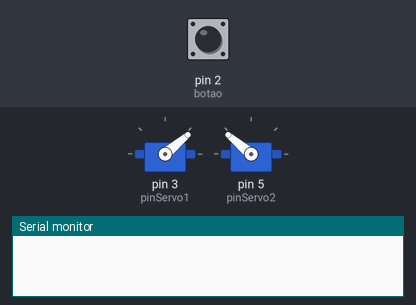
Bench run of a sketch on a simulated Arduino Uno, built with avr-gcc and run on an emulated ATmega328P. Parts: 2 × servo, the last lines printed to the serial monitor. The inputs (shaded band) are chosen by the test bench; at power-on: pin 2 (botao) HIGH.

Above: at 1.2 s.
1.3 s: pin 2 (botao) pulled LOW for 0.15 s
3.5 s: pin 2 (botao) pulled LOW for 1 s
At 4.3 s:
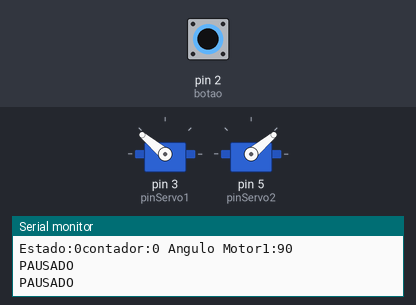
At 6.3 s:
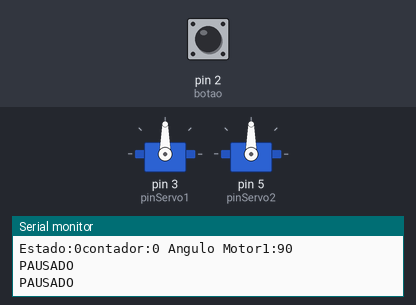
7.5 s: pin 2 (botao) pulled LOW for 3.2 s
At 8.7 s:
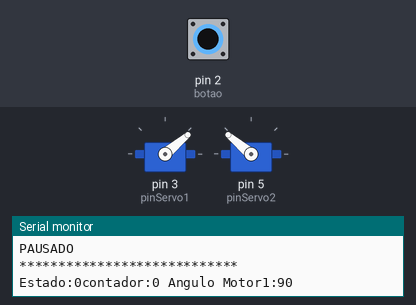
Timing chart, 0 to 10.5 s (numbered marks = the images above; inputs shaded):
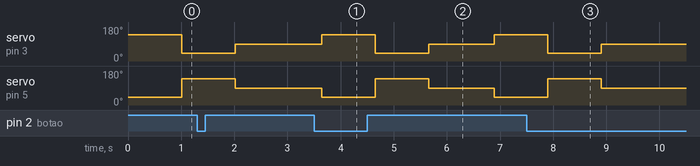

Measured:
- after the input at 3.5 s, servo on pin 3 (pinServo1): 90° → 140° after 0.14 s, → 40° 1.0 s later, → 90° 1.0 s later, → 140° 1.2 s later; servo on pin 5 (pinServo2): 90° → 40° after 0.14 s, → 140° 1.0 s later, → 90° 1.0 s later, → 40° 1.2 s later
- after the input at 7.5 s, servo on pin 3 (pinServo1), servo on pin 5 (pinServo2): goes on until 8.9 s, then stays 90°

The sketch:

Servo_motor.ino
```cpp
#include <Servo.h>

//Pinos dos servos
#define pinServo1 3
#define pinServo2 5

//Pinos potenciômetro
#define pot1 A0
Servo serv1;
Servo serv2;

//variável para quardar os valores dos ângulos
int motor1, motor2;

//----------------------------------
const int botao = 2; //Botão para parar o robô. Um lado do botão no pino 2 e outro no GND.
volatile bool pausado = false;

//-------------------------------------

unsigned long mostradorTimer = 1;
const unsigned long intervaloMostrador = 2000;

int stopSignal = 90;   // ajustar na calibração
int deadZone = 20;     // zona morta para evitar tremor

  int estado = 0;
  int contador =0;

void setup() {
  // put your setup code here, to run once:

  //-----------Interrupção no botão-----------------
  // o botão é detectado na hora
  //mas o código só “para de verdade” quando sair do delay()
  pinMode(botao, INPUT_PULLUP);


  attachInterrupt(
    digitalPinToInterrupt(botao),
    alternarPausa,
    FALLING
  );
  //-----------------------------

  Serial.begin(9600); //começar comunicação serial

//atribuir pinos dos servos
  serv1.attach(pinServo1);
  serv2.attach(pinServo2);


}

void loop() {
  // put your main code here, to run repeatedly:

  //leitura do potenciômetro
  //motor1 = map(analogRead(pot1),20,1010,0,360);

/*
if(motor1 >(stopSignal - deadZone) && motor1<(stopSignal + deadZone)){
serv1.write(stopSignal); // para
  } else {
    serv1.write(motor1); // gira com velocidade proporcional
  }
  */

//-----------Lógica para para o robo---------
  // Enquanto estiver pausado
  while (pausado) {
    Serial.println("PAUSADO");
    delay(200);
  }

//-------------------------------------------


  while(estado==0){

    motor1 = 140;
    motor2 = 40;
   serv1.write(motor1);
    serv2.write(motor2);
    contador++;
    delay(20);

    if(contador == 50){
      estado = 1;
      contador = 0;
    }

  }

    while(estado==1){

    motor1 = 40;
    motor2 = 140;
 serv1.write(motor1);
 serv2.write(motor2);
    contador++;
    delay(20);

    if(contador == 50){
      estado = 2;
      contador = 0;
    }

   }

   while(estado==2){

    motor1 = 90;
    motor2 = 90;
 serv1.write(motor1);
 serv2.write(motor2);
    contador++;
    delay(20);

    if(contador == 50){
      estado = 0;
      contador = 0;
    }

   }


delay(20);


  if ((millis() - mostradorTimer) >= intervaloMostrador) {

  // envio para o monitor serial do posicionamentos dos motores
  Serial.println("****************************");

  //Serial.print("Pot1:");
  //Serial.print(analogRead(pot1));

    Serial.print("Estado:");
  Serial.print(estado);

     Serial.print("contador:");
  Serial.print(contador);

  Serial.print(" Angulo Motor1:");
  Serial.println(motor1);

    mostradorTimer = millis();
  }

   // tempo de espera para recomeçar
   //  Serial.println("Pot1:");
  //Serial.println(analogRead(motor1));
  delay(200);
}

void alternarPausa() {
  pausado = !pausado;
}
```
